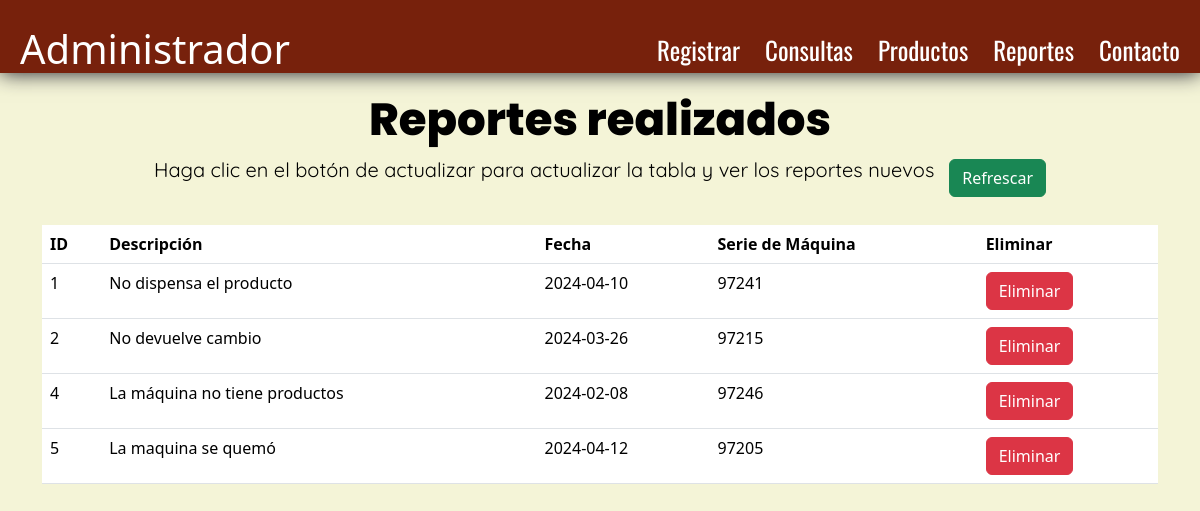
/reportes, run on an earlier commit of the app's database.
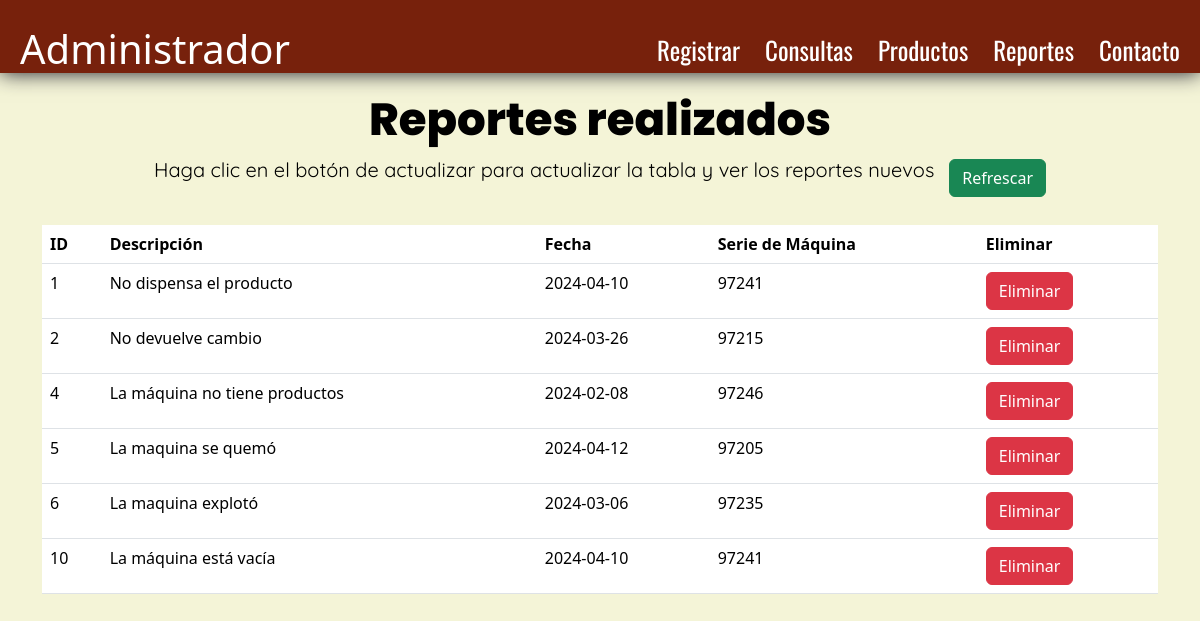
And on a later commit of the database.
### app.py (models this page shows)
class Report(db.Model):
    id_report = db.Column(db.Integer, primary_key=True)
    description = db.Column(db.String(100), nullable=False)
    date = db.Column(db.String(10), nullable=False)
    serial_no = db.Column(db.Integer, nullable=False)

### app.py (the view)
@app.route('/reportes')
def reportes():
    reports = Report.query.all()
    return render_template('report_admin.html', reports=reports)

### app.py (called while the page is built)
@app.before_request
def create_tables():
    db.create_all()

### templates/report_admin.html (shortened to what this page needs)
<html>
    <head>
        <link rel = "stylesheet" href="https://cdn.jsdelivr.net/npm/bootstrap@5.3.3/dist/css/bootstrap.min.css">
        <link rel = "stylesheet" type="text/css" href = "{{ url_for('static', filename = 'report_rec/report_admin.css') }}">
    </head>
    <body>
        <header>
            <div class = "header_menu">
                <a href = "{{url_for('home')}}"><h1 id = "Title">Administrador</h1></a>
                <nav class="Contenedor">
                    <ul>
                        <li><a href="{{url_for('registro')}}">Registrar</a></li>
                        <li><a href="{{url_for('consult')}}">Consultas</a></li>
                        <li><a href="{{url_for('productos')}}">Productos</a></li>
                        <li><a href="{{url_for('reportes')}}">Reportes</a></li>
                        <li><a href="#">Contacto</a></li>
                    </ul>
                </nav>
            </div>
        </header>
        <div class = "table_rep">
            <h1 id="title_table">Reportes realizados</h1>
            <div class = "refrescar_man">
                <p>Haga clic en el botón de actualizar para actualizar la tabla y ver los reportes nuevos</p>
                <button class="btn btn-success" onclick="location.reload()">Refrescar</button>
            </div>
            <div class="container mt-4">
                <table class="table">
                    <thead>
                        <tr>
                            <th scope="col">ID</th>
                            <th scope="col">Descripción</th>
                            <th scope="col">Fecha</th>
                            <th scope="col">Serie de Máquina</th>
                            <th scope="col">Eliminar</th>
                        </tr>
                    </thead>
                    <tbody>
                        {% for report in reports %}
                        <tr>
                            <td>{{ report.id_report }}</td>
                            <td>{{ report.description }}</td>
                            <td>{{ report.date }}</td>
                            <td>{{ report.serial_no }}</td>
                            <td><a href="/delete_report/{{report.id_report}}" class="btn btn-danger">Eliminar</a></td>
                        </tr>
                    {% endfor %}
                    </tbody>
                </table>
            </div>
        </div>
    </body>
</html>

### static/report_rec/report_admin.css (style rules this page uses)
body { background-color:#f4f4d7; }
header { background-color: rgb(119, 33, 12); position: sticky; padding-top:25px; box-shadow: 0px 0px 20px #1a1925; }
.header_menu #Title { color: white; margin-left:20; }
.header_menu a { text-decoration:none; }
.Contenedor { float: right; margin-top:-50; margin-right:20; }
.header_menu nav ul li { list-style:none; margin-left:25px; float:left; }
.header_menu nav ul li a { font-family:"Oswald"; font-size:25px; text-decoration:none; color:rgb(255 255 255); transition-duration: 0.12s; transition-timing-function: ease-out; }
.table_rep h1 { text-align:center; font-weight:750; font-family:"Poppins"; margin-top:20px; color:black; font-size:45; }
.table_rep .refrescar_man { display: flex; justify-content: center; align-items: center; }
.table_rep .refrescar_man p { font-size:20px; color:black; font-family:"Quicksand" }
.table_rep .refrescar_man .btn { margin-left:15px; }

What changed in the data, as far as the page shows it:
added Report: id_report "6", description "La maquina explotó", date "2024-03-06", serial_no "97235"
added Report: id_report "10", description "La máquina está vacía", date "2024-04-10", serial_no "97241"
